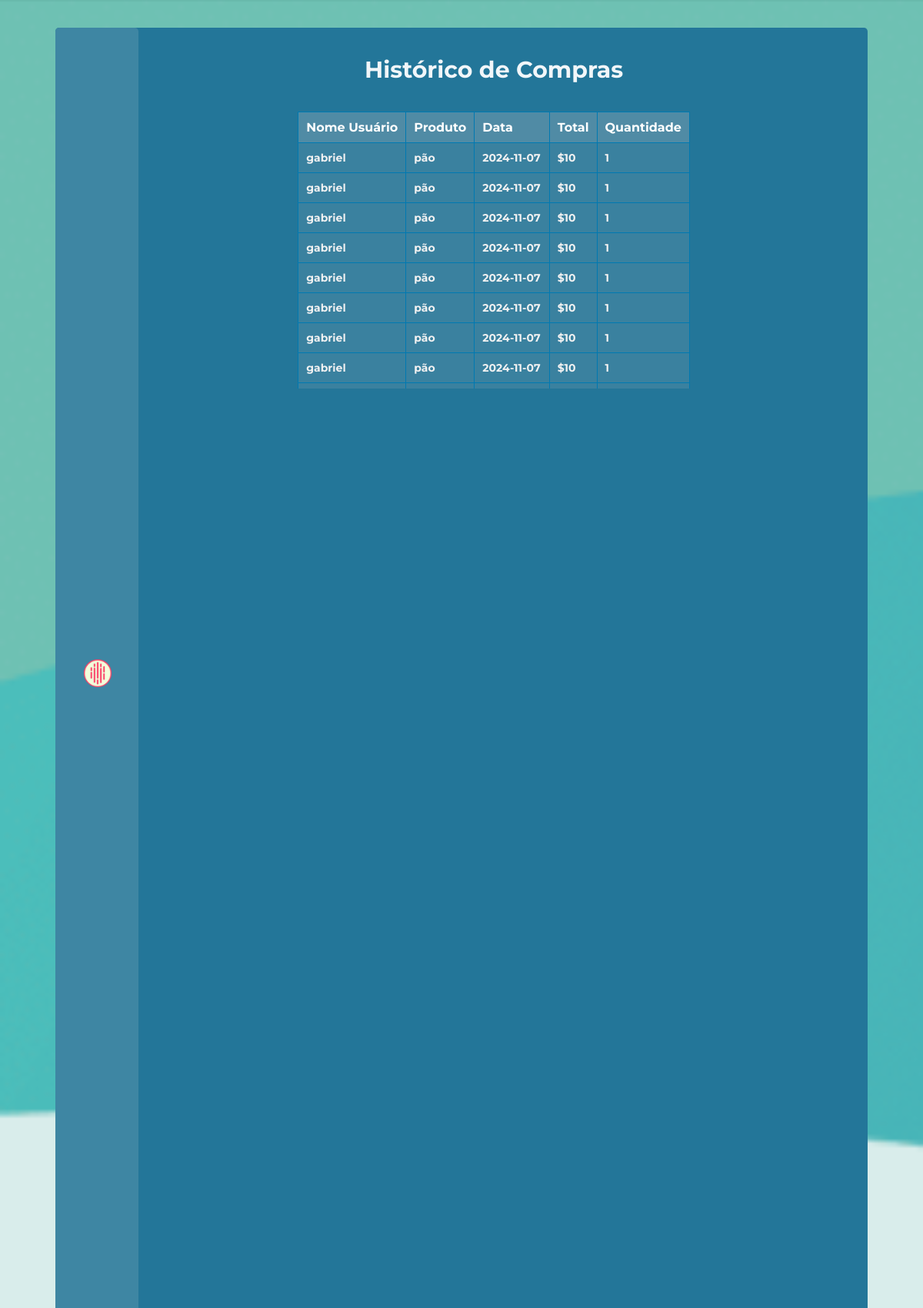
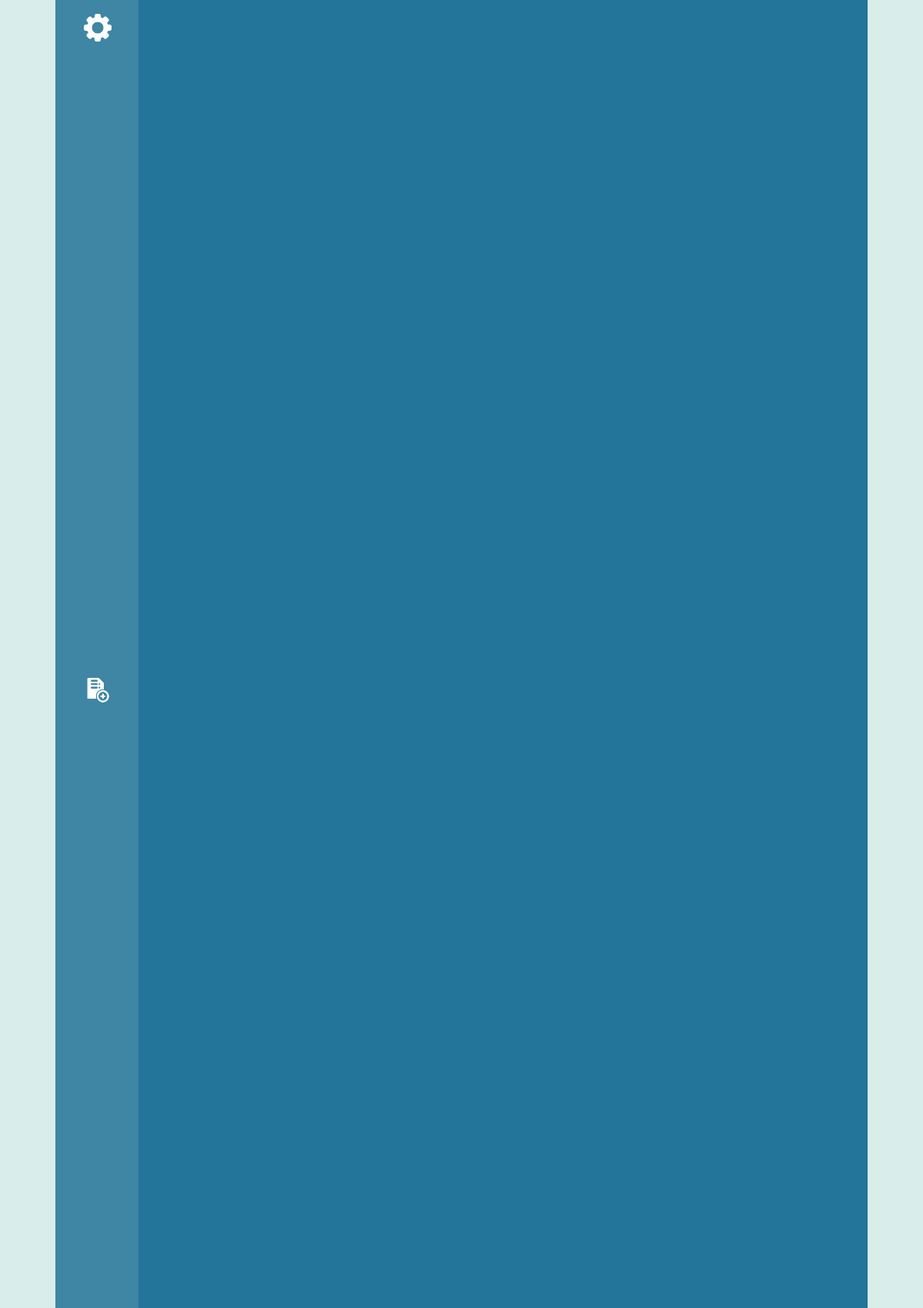
The app's page /historico (signed in, upper part) with its own data (2 pictures, top to bottom).
### projeto/models.py (models this page shows)
class Historico(db.Model):
    id = db.Column(db.Integer, primary_key = True)
    nomeProduto = db.Column(db.String, nullable=False)
    data = db.Column(db.Date, nullable=False)
    valor = db.Column(db.Integer, nullable=False)
    quantidade = db.Column(db.Integer, nullable=False)
    idDependente = db.Column(db.Integer, nullable=False)
    nomeDependente = db.Column(db.String, nullable=False)

### projeto/routes.py (the view)
@app.route("/historico")
@login_required
def historico():
    dependentes_do_responsavel = Dependente.query.filter_by(idResponsavel=current_user.id).all()
    ids_dependentes = [dependente.id for dependente in dependentes_do_responsavel]
    historicos = Historico.query.filter(Historico.idDependente.in_(ids_dependentes)).order_by(desc(Historico.id)).all()
    return render_template("historico.html", historicos=historicos)

### projeto/models.py (called while the page is built)
@login_manager.user_loader
def load_user(user_id):
    user_type = session.get('user_type')
    if user_type == 'responsavel':
        return Responsavel.query.get(int(user_id))
    elif user_type == 'dependente':
        return Dependente.query.get(int(user_id))
    elif user_type == 'funcionario':
        return Funcionario.query.get(int(user_id))
    return None

### projeto/templates/historico.html (shortened to what this page needs)
{% extends 'baseResponsavel.html' %}
{% block conteudo %}
<section class="historicoListagem">
    <h1 class="tituloHistorico">Histórico de Compras</h1>
    <div class="tableContainer">
    <table>
        <thead>
            <tr>
                <th>Nome Usuário</th>
                <th>Produto</th>
                <th>Data</th>
                <th>Total</th>
                <th>Quantidade</th>
            </tr>
        </thead>
        <tbody>
            {% for historico in historicos %}
            <tr>
                <td>{{ historico.nomeDependente }}</td>
                <td>{{ historico.nomeProduto }}</td>
                <td>{{ historico.data }}</td>
                <td>${{ historico.valor }}</td>
                <td>{{ historico.quantidade }}</td>
            </tr>
            {% endfor %}
        </tbody>
    </table>
</div>
</section>
{%endblock%}

### projeto/static/style.css (style rules this page uses)
* { padding: 0; margin: 0; font-family: "Montserrat"; font-weight: bold; color: #ffffffef; }
.historicoListagem { text-align: center; display: flex; flex-direction: column; align-items: center; width: 60vw; margin-left: 10.5%; }
td { padding: 10px; border: 1px solid #0079b1; text-align: left; background-color: #508ba586; color: #f1f1f1; font-size: 14px; }
thead th { background-color: #508ba5; color: white; padding: 10px; border: 1px solid #0079b1; text-align: left; font-size: 16px; }
body { background-color: rgb(112, 112, 112); height: calc(100vh - var(--margin-principal) * 2) !important; background-image: url(imagens/FotoFundo1.png); background-size: cover; height: 100vh; overflow-y: hidden; }
:root { --margin-principal: 3vw; --margin-principal-inline: 4vw; }
.tableContainer { overflow: hidden; max-height: 30vw; overflow-y: auto; }
table { width: 100%; border-collapse: collapse; margin: 0 auto; }
.tituloHistorico { margin: 3vw; font-size: 2.5vw; }

### records on screen
Historico: nomeDependente "gabriel", nomeProduto "pão", data "2024-11-07", valor "10", quantidade "1"
Historico: nomeDependente "gabriel", nomeProduto "pão", data "2024-11-07", valor "10", quantidade "1"
Historico: nomeDependente "gabriel", nomeProduto "pão", data "2024-11-07", valor "10", quantidade "1"
Historico: nomeDependente "gabriel", nomeProduto "pão", data "2024-11-07", valor "10", quantidade "1"
Historico: nomeDependente "gabriel", nomeProduto "pão", data "2024-11-07", valor "10", quantidade "1"
Historico: nomeDependente "gabriel", nomeProduto "pão", data "2024-11-07", valor "10", quantidade "1"
Historico: nomeDependente "gabriel", nomeProduto "pão", data "2024-11-07", valor "10", quantidade "1"
Historico: nomeDependente "gabriel", nomeProduto "pão", data "2024-11-07", valor "10", quantidade "1"
